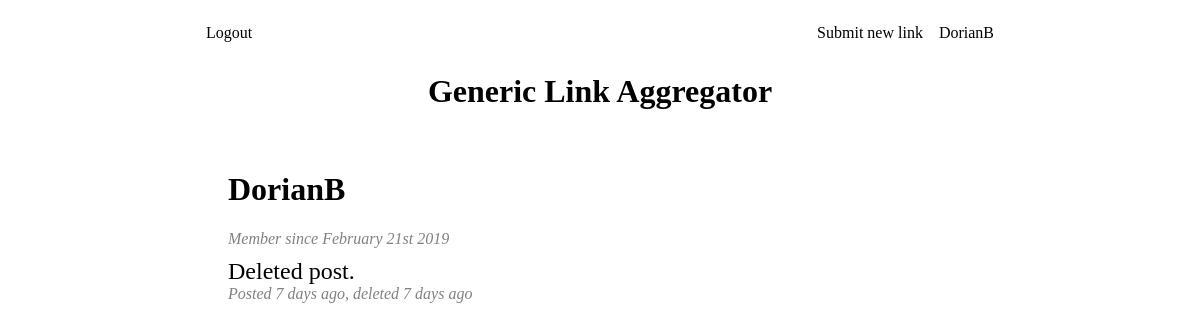
The app's page /user/DorianB (signed in), older data.
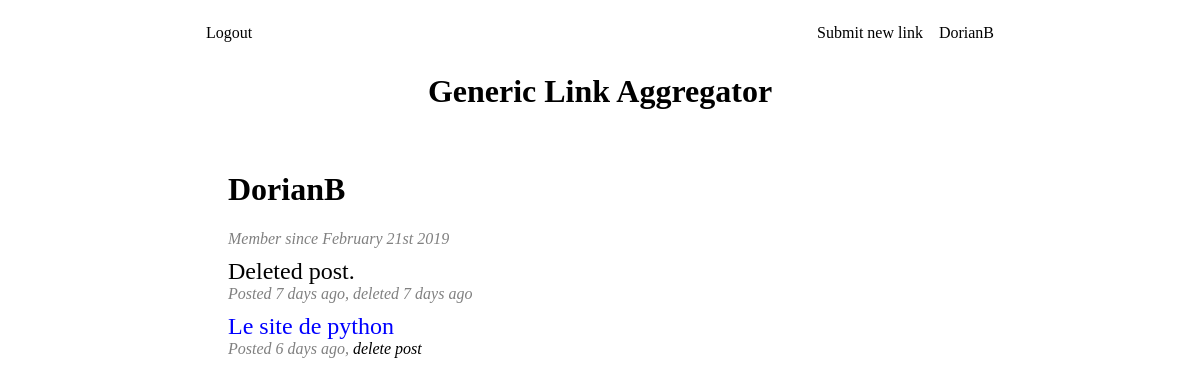
The same page, newer data.
### app/models.py (models this page shows, shortened)
class Post(db.Model):
	id = db.Column(db.Integer, primary_key=True)
	title = db.Column(db.String(64))
	url = db.Column(db.String(512))
	timestamp = db.Column(db.DateTime, index=True, default=datetime.utcnow)
	score = db.Column(db.Integer)
	user_id = db.Column(db.Integer, db.ForeignKey('user.id'))
	deleted = db.Column(db.Boolean, default = False)
	deleted_timestamp = db.Column(db.DateTime, index=True)

### app/routes.py (the view)
@app.route('/user/<username>')
def user(username):
	user = User.query.filter_by(username=username).first_or_404()
	if user:
		posts = Post.query.filter_by(user_id=user.id).all()
		if posts:
			return render_template('user.html', user=user, posts=posts)
		return render_template('user.html', user=user)
	return redirect(url_for('index'))

### app/models.py (called while the page is built)
@login.user_loader
def load_user(id):
    return User.query.get(int(id))

### app/templates/user.html
{% extends "base.html" %}
{% block app_content %}
<h1>{{ user.username }}</h1>
<p class="post_info">Member since {{ moment(user.registration_date).format('MMMM Do YYYY') }}</p>
	<p class="post_info">
	{% for post in posts %}
	{% if post.deleted %}
	<p class="post_title">Deleted post.</p>
	<p class="post_info">Posted {{ moment(post.timestamp).fromNow() }}, deleted {{ moment(post.deleted_timestamp).fromNow() }}</a></p>
	{% else %}
	<p class="post_title"><a href={{ post.url }}>{{ post.title }}</a></p>
	<p class="post_info">Posted {{ moment(post.timestamp).fromNow() }}{% if user == current_user %}, <a href= {{ url_for('delete', post_id=post.id) }}>delete post</a></p>
	{% else %}
	</p>
	<p class="post_info"></p>
	{% endif %}
	{% endif %}
	{% endfor %}
	{% endblock %}

Row changes from the older to the newer data that the page shows:
added Post: title "Le site de python", timestamp "6 days ago"
